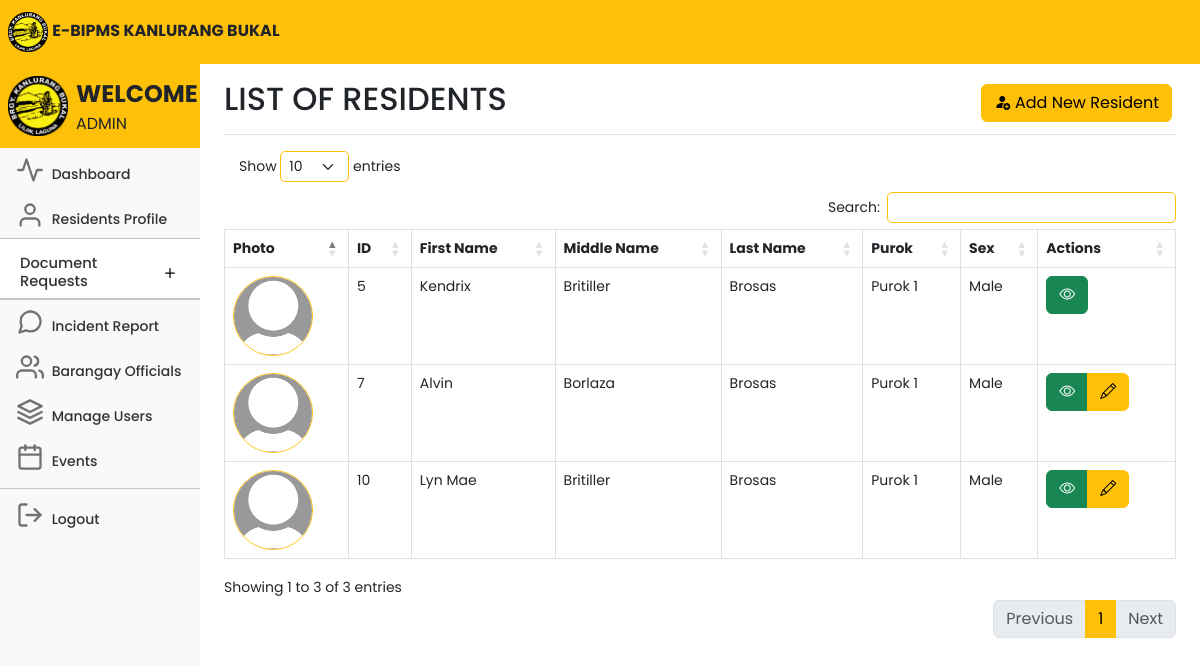
Page /adminresidentsmale.php (signed in) on the committed database.
### tables this page shows
CREATE TABLE `users` (
  `id` int(11) NOT NULL,
  `userID` varchar(100) NOT NULL,
  `firstname` varchar(100) NOT NULL,
  `middlename` varchar(100) NOT NULL,
  `lastname` varchar(100) NOT NULL,
  `sex` varchar(100) NOT NULL,
  `birthday` varchar(100) NOT NULL,
  `age` int(11) NOT NULL,
  `house_no` varchar(100) NOT NULL,
  `purok` varchar(100) NOT NULL,
  `civilstatus` varchar(100) NOT NULL,
  `voter` varchar(100) NOT NULL,
  `is_special_group` tinyint(1) NOT NULL,
  `specialgroup` varchar(100) NOT NULL,
  `members` int(11) NOT NULL,
  `housingstatus` varchar(100) NOT NULL,
  `employmentstatus` varchar(100) NOT NULL,
  `yearsliving` varchar(100) NOT NULL,
  `phonenumber` varchar(15) NOT NULL,
  `email` varchar(100) NOT NULL,
  `username` varchar(100) NOT NULL,
  `password` varchar(100) NOT NULL,
  `profile_picture` varchar(255) NOT NULL,
  `proof` varchar(255) NOT NULL,
  `status` text NOT NULL,
  `isEditable` tinyint(2) NOT NULL,
  `last_username_change` datetime NOT NULL DEFAULT current_timestamp(),
  `last_password_change` datetime NOT NULL DEFAULT current_timestamp()
);

### adminresidentsmale.php (the view, shortened to what this page needs)
<!DOCTYPE html>
<html lang="en">
<head>
	<link rel="stylesheet" href="https://cdn.jsdelivr.net/npm/bootstrap-icons@1.10.5/font/bootstrap-icons.css">
	<link href="css/bootstrap.min.css" rel="stylesheet">
	<link rel="stylesheet" href="css/style.css">
	<link rel="stylesheet" href="DataTables/datatables.css" />
	<link rel="stylesheet"
		href="https://cdnjs.cloudflare.com/ajax/libs/twitter-bootstrap/5.3.0/css/bootstrap.min.css" />
	<link rel="stylesheet" href="https://cdn.datatables.net/1.13.7/css/dataTables.bootstrap5.min.css" />
	<link rel="stylesheet" href="https://cdn.datatables.net/buttons/2.3.6/css/buttons.dataTables.min.css" />
	<link rel="stylesheet" href="DataTables/datatables.css" />
	<link href="dashboard.css" rel="stylesheet">
</head>
<body>
	<header class="navbar navbar-light sticky-top bg-warning flex-md-nowrap p-0 ">
		<a class="navbar-brand px-2 fs-6 text-dark">
			<img src="kanlurangbukal.png" width="40">
			<b>E-BIPMS KANLURANG BUKAL</b>
		</a>
	</header>
	<div class="container-fluid">
		<div class="row">
			<nav id="sidebarMenu" class="col-md-3 col-lg-2 d-md-block bg-body-tertiary sidebar collapse">
				<div class="position-sticky pt-2 mt-2 sidebar-sticky bg-light">
					<ul class="nav flex-column">
						<a class="navbar-brand px-2 fs-6 bg-warning">
							<img class="float-start" src="kanlurangbukal.png" width="60">
							<span class="fs-4 px-2 text-dark"><b>WELCOME</b></span>
							<br>
							<span class="fs-6 px-2 text-dark" style="text-transform: uppercase;">
								<?php echo $_SESSION['user'] ?>
							</span>
						</a>
						<li class="nav-item fs-7">
							<a class="nav-link" aria-current="page" href="adminhome.php">
								<span data-feather="activity" class="align-text-bottom feather-48"></span>
								Dashboard
							</a>
						</li>
						<li class="nav-item fs-7">
							<a class="nav-link" aria-current="page" href="adminresidents.php">
								<span data-feather="user" class="align-text-bottom feather-48"></span>
								Residents Profile
							</a>
						</li>
						<li class="nav-item fs-7">
							<div class="accordion accordion-flush" id="accordionFlushExample">
								<div class="accordion-item">
									<h2 class="accordion-header fs-7">
										<button class="accordion-button collapsed fs-7 pt-3 pb-2 nav-link"
											style="font-size:11pt;" type="button" data-bs-toggle="collapse"
											data-bs-target="#flush-collapseOne" aria-expanded="false"
											aria-controls="flush-collapseOne">
											Document Requests
										</button>
									</h2>
									<hr class="mt-0 mb-0">
								</div>
						</li>
						<hr class="mt-0 mb-0">
						<li class="nav-item fs-7">
							<a class="nav-link" href="adminincidentreport">
								<span data-feather="message-circle" class="align-text-bottom feather-48"></span>
								Incident Report
							</a>
						</li>
						<li class="nav-item fs-7">
							<a class="nav-link" href="adminofficials.php">
								<span data-feather="users" class="align-text-bottom feather-48"></span>
								Barangay Officials
							</a>
						</li>
						<li class="nav-item fs-7">
							<a class="nav-link" href="adminusers.php">
								<span data-feather="layers" class="align-text-bottom feather-48"></span>
								Manage Users
							</a>
						</li>
						<li class="nav-item fs-7">
							<a class="nav-link" href="adminevents.php">
								<span data-feather="calendar" class="align-text-bottom feather-48"></span>
								Events
							</a>
						</li>
						<hr class="mt-2 mb-1">
						<li class="nav-item fs-7">
							<a class="nav-link" href="adminlogout.php">
								<span data-feather="log-out" class="align-text-bottom feather-48"></span>
								Logout
							</a>
						</li>
					</ul>
				</div>
			</nav>
			<main class="col-md-9 ms-sm-auto col-lg-10 px-md-4">
				<div
					class="d-flex justify-content-between flex-wrap flex-md-nowrap align-items-center pt-3 pb-2 mb-3 border-bottom">
					<h1 class="h2">LIST OF RESIDENTS</h1>
					<div class="btn-toolbar mb-2 mb-md-0">
						<div class="btn-group me-1">
							<a href="adminaddresidents.php" class="btn btn-md btn-warning"><i
									class="bi bi-person-fill-add">
								</i>Add New Resident</a>
						</div>
					</div>
				</div>
				<div class="table-responsive">
					<div class="data_table">
						<table id="myTable" class="table table-bordered" style="width:100%">
							<thead>
								<tr>
									<th scope="col">Photo</th>
									<th scope="col">ID</th>
									<th scope="col">First Name</th>
									<th scope="col">Middle Name</th>
									<th scope="col">Last Name</th>
									<th scope="col">Purok</th>
									<th scope="col">Sex</th>
									<th scope="col">Actions</th>
								</tr>
							</thead>
							<tbody>
								<?php
								include 'conn.php';
								$query = "SELECT * FROM users WHERE sex='Male'";
								$query_run = mysqli_query($conn, $query);
								if (mysqli_num_rows($query_run) > 0) {
									foreach ($query_run as $items) {
										?>
										<tr>
											<td style="display: block; margin-left: auto; margin-right: auto;">
												<?php
												if (!empty($items['profile_picture'])) {
													echo '<img class="rounded-circle border border-warning" src="' . $items['profile_picture'] . '" alt="Profile Picture" width="80">';
												} else {
													echo '<img class="rounded-circle border border-warning" src="default-profile-pic.jpg" alt="Profile Picture" width="80">';
												}
												?>
											</td>
											<td>
												<?= $items['id']; ?>
											</td>
											<td>
												<?= $items['firstname']; ?>
											</td>
											<td>
												<?= $items['middlename']; ?>
											</td>
											<td>
												<?= $items['lastname']; ?>
											</td>
											<td>
												<?= $items['purok']; ?>
											</td>
											<td>
												<?= $items['sex']; ?>
											</td>
											<td class="text-right">
												<div class="btn-group me-2">
													<button type="button" class="btn btn-success" data-bs-toggle="modal"
														data-bs-target="#viewModal<?= $items['id']; ?>">
														<i class="bi bi-eye"></i>
													</button>
													<?php if ($items['isEditable'] == 1): ?>
														<a href="admineditresidents.php?id=<?= $items['id']; ?>"
															class="btn btn-warning">
															<i class="bi bi-pencil"></i>
														</a>
													<?php endif; ?>
												</div>
											</td>
										</tr>
										<?php
									}
								}
								?>
							</tbody>
						</table>
					</div>
				</div>
			</main>
		</div>
	</div>
</body>
</html>

### css/style.css (style rules this page uses)
* { margin: 0; padding: 0; font-size: 10; font-family: 'Poppins', sans-serif; scroll-behavior: smooth; }

### dashboard.css (style rules this page uses)
body { font-size: .875rem; }
.feather { width: 16px; height: 16px; }
.sidebar { position: fixed; top: 0; bottom: 0; left: 0; z-index: 100; padding: 48px 0 0; box-shadow: inset -1px 0 0 rgba(0, 0, 0, .1); }
.sidebar-sticky { height: calc(100vh - 48px); overflow-x: hidden; overflow-y: auto; }
.sidebar .nav-link { font-weight: 500; color: #333; }
.sidebar .nav-link .feather { margin-right: 4px; color: #727272; }
.navbar-brand { padding-top: .75rem; padding-bottom: .75rem; }
.feather-48 { width: 28px; height: 28px; }

### adminresidentsmale.php (style rules this page uses)
.accordion { --bs-accordion-active-bg: #ffc107; --bs-accordion-active-color: #212529; --bs-accordion-btn-focus-box-shadow: none; }
.accordion-button::after { transition: all 0.5s; }

### rows in the picture
users: id "5", firstname "Kendrix", middlename "Britiller", lastname "Brosas", purok "Purok 1", sex "Male"
users: id "7", firstname "Alvin", middlename "Borlaza", lastname "Brosas", purok "Purok 1", sex "Male"
users: id "10", firstname "Lyn Mae", middlename "Britiller", lastname "Brosas", purok "Purok 1", sex "Male"

### other values in the picture
$_SESSION['user'] "ADMIN"
